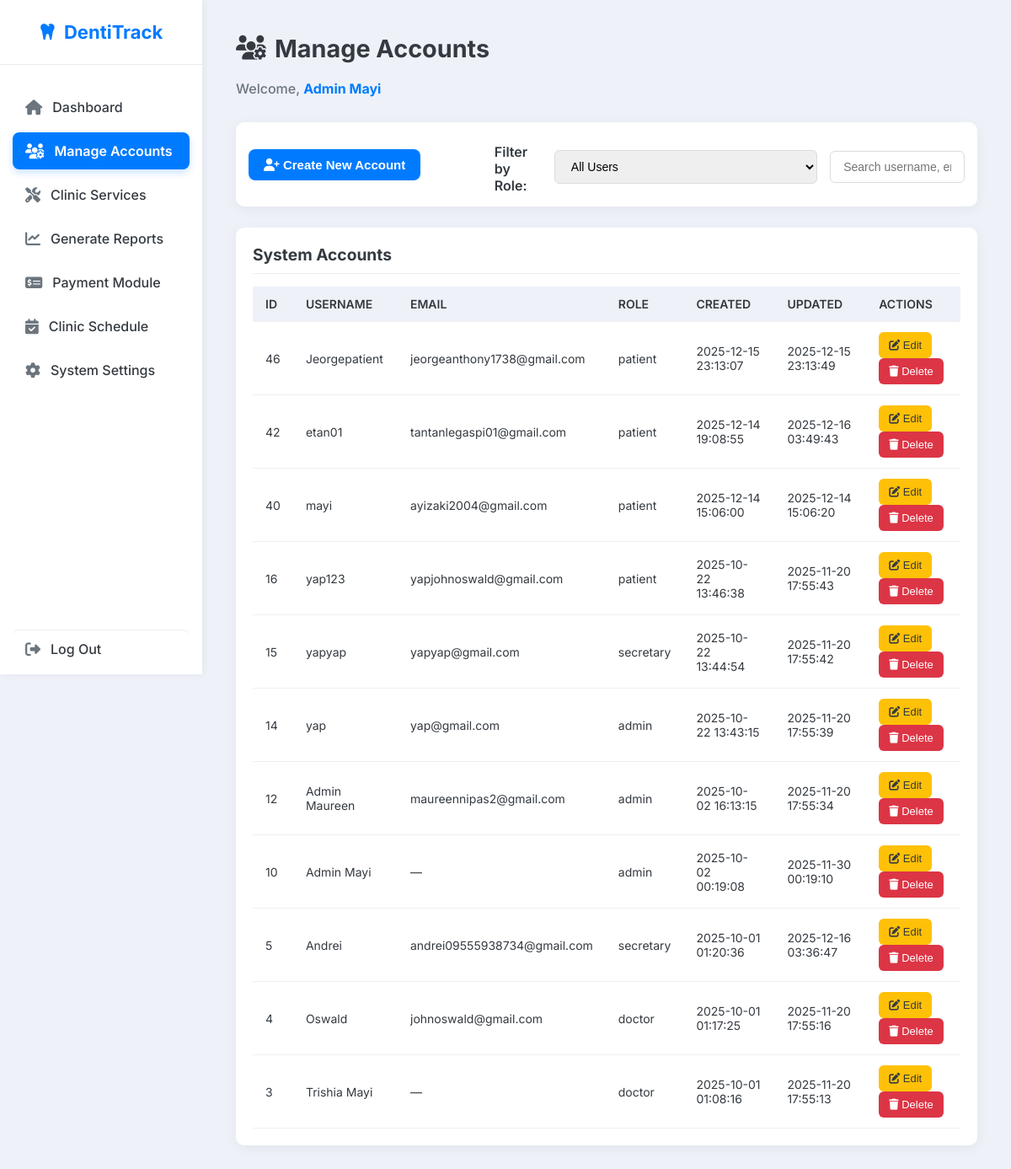
Screenshot of /admin/Manage_accounts/Manage_accounts.php (signed in) with the database file from the repository.
### tables this page shows
CREATE TABLE `users` (
  `user_id` int(11) NOT NULL,
  `username` varchar(50) NOT NULL,
  `email` varchar(255) DEFAULT NULL,
  `password_hash` varchar(255) NOT NULL,
  `otp_code` varchar(10) DEFAULT NULL,
  `otp_expiry` datetime DEFAULT NULL,
  `role` enum('patient','secretary','doctor','admin') NOT NULL,
  `created_at` datetime DEFAULT current_timestamp(),
  `updated_at` datetime DEFAULT current_timestamp() ON UPDATE current_timestamp(),
  `remember_token` varchar(255) DEFAULT NULL,
  `remember_selector` varchar(32) DEFAULT NULL,
  `verification_expiry` datetime DEFAULT NULL,
  `verification_token` varchar(6) DEFAULT NULL,
  `is_verified` tinyint(1) NOT NULL DEFAULT 0
);

### admin/Manage_Accounts/manage_accounts.php (the view, shortened to what this page needs)
<?php
require_once '../../config/db_pdo.php';
$admin_username = $_SESSION['username'];
$pdo->exec("SET time_zone = '+08:00'");
$sql = "SELECT user_id, username, email, role, created_at, updated_at
        FROM users
        ORDER BY created_at DESC";
try {
    $stmt = $pdo->prepare($sql);
    $stmt->execute();
    $all_users = $stmt->fetchAll(PDO::FETCH_ASSOC);
} catch (PDOException $e) {
    $all_users = [];
    $alertMessage = "Database Error: Failed to load user accounts. " . htmlspecialchars($e->getMessage());
}
?>
<!DOCTYPE html>
<html lang="en">
<head>
<link rel="stylesheet" href="https://cdnjs.cloudflare.com/ajax/libs/font-awesome/6.4.0/css/all.min.css">
</head>
<body>
    <nav class="sidebar" id="sidebar">
        <div class="sidebar-header">
            <i class="fas fa-tooth"></i> DentiTrack
        </div>
        <nav class="sidebar-nav">
            <a href="../Dashboard/admin_dashboard.php" ><i class="fas fa-home"></i> Dashboard</a>
            <a href="../Manage_accounts/Manage_accounts.php" class="active"><i class="fas fa-users-cog"></i> Manage Accounts</a>
            <a href="../Clinic_Services/clinic_services_admin.php"><i class="fas fa-tools"></i> Clinic Services</a>
            <a href="../Generate_Reports/generate_reports.php"><i class="fas fa-chart-line"></i> Generate Reports</a>
            <a href="../Payment_Module/payment_module.php"><i class="fas fa-money-check-dollar"></i> Payment Module</a>
            <a href="../Clinic_Scedule/clinic_schedule_admin.php"><i class="fas fa-calendar-check"></i> Clinic Schedule</a>
            <a href="../System_Settings/admin_settings.php"><i class="fas fa-gear"></i> System Settings</a>
        </nav>
        <a href="logout.php" class="logout"><i class="fas fa-sign-out-alt"></i> Log Out</a>
    </nav>
    <main class="main-content">
        <header>
            <h1><i class="fas fa-users-cog"></i> Manage Accounts</h1>
        </header>
        <p class="welcome">Welcome, <strong><?= htmlspecialchars($admin_username) ?></strong></p>
        <div class="control-bar">
            <button class="create-btn" onclick="openCreateModal()"><i class="fas fa-user-plus"></i> Create New Account</button>
            <div class="filter-group">
                <label for="roleFilter" class="hidden-on-mobile">Filter by Role:</label>
                <select id="roleFilter" onchange="searchAndFilter()">
                    <option value="all">All Users</option>
                </select>
                <div class="search-container">
                    <input type="text" id="searchInput" onkeyup="searchAndFilter()" placeholder="Search username, email, or role..." title="Type to search accounts">
                </div>
            </div>
        </div>
        <div class="account-table">
            <h2>System Accounts</h2>
            <?php if (count($all_users) > 0): ?>
                <table id="userTable">
                    <thead>
                        <tr>
                            <th>ID</th>
                            <th>Username</th>
                            <th>Email</th>
                            <th>Role</th>
                            <th>Created</th>
                            <th>Updated</th>
                            <th>Actions</th>
                        </tr>
                    </thead>
                    <tbody id="userTableBody">
                        <?php foreach ($all_users as $user): ?>
                            <tr data-role="<?= htmlspecialchars($user['role']) ?>">
                                <td><?= $user['user_id'] ?></td>
                                <td><?= htmlspecialchars($user['username']) ?></td>
                                <td><?= htmlspecialchars($user['email'] ?? '—') ?></td>
                                <td><?= htmlspecialchars($user['role']) ?></td>
                                <td><?= htmlspecialchars($user['created_at']) ?></td>
                                <td><?= htmlspecialchars($user['updated_at'] ?? '—') ?></td>
                                <td>
                                    <button class="edit" onclick="openEditModal(
                                        <?= $user['user_id'] ?>,
                                        '<?= htmlspecialchars(addslashes($user['username'])) ?>',
                                        '<?= htmlspecialchars(addslashes($user['email'] ?? '')) ?>',
                                        '<?= htmlspecialchars($user['role']) ?>'
                                    )">
                                        <i class="fas fa-edit"></i> Edit
                                    </button>
                                    <button class="delete" onclick="confirmDelete(<?= $user['user_id'] ?>)">
                                        <i class="fas fa-trash"></i> Delete
                                    </button>
                                </td>
                            </tr>
                        <?php endforeach; ?>
                    </tbody>
                </table>
            <?php else: ?>
                <p>No user accounts found in the system.</p>
            <?php endif; ?>
        </div>
    </main>
</body>
</html>

### admin/Manage_Accounts/manage_accounts.php (style rules this page uses)
:root { --sidebar-width: 240px; --primary-blue: #007bff; --secondary-blue: #0056b3; --text-dark: #343a40; --text-light: #6c757d; --bg-light: #f8f9fa; --bg-page: #eef2f8; --widget-bg: #ffffff; --alert-red: #dc3545; --success-green: #28a745; --accent-orange: #ffc107; }
html { scroll-behavior: smooth; }
body { margin: 0; font-family: 'Inter', sans-serif; background: var(--bg-page); color: var(--text-dark); min-height: 100vh; display: flex; overflow-x: hidden; }
.sidebar { width: var(--sidebar-width); background: var(--widget-bg); padding: 0; color: var(--text-dark); box-shadow: 2px 0 10px rgba(0,0,0,0.05); display: flex; flex-direction: column; position: fixed; height: 100vh; z-index: 1000; transition: transform 0.3s ease; }
.sidebar-header { padding: 25px; text-align: center; margin-bottom: 20px; font-size: 22px; font-weight: 700; color: var(--primary-blue); border-bottom: 1px solid #e9ecef; display: flex; justify-content: center; align-items: center; gap: 10px; }
.sidebar-nav { flex-grow: 1; padding: 0 15px; overflow-y: auto; -ms-overflow-style: none; scrollbar-width: none; }
.sidebar a { display: flex; align-items: center; gap: 12px; padding: 12px 15px; margin: 8px 0; color: var(--text-dark); text-decoration: none; font-weight: 500; border-radius: 8px; transition: background-color 0.3s ease, color 0.3s ease; }
.sidebar a.active { background-color: var(--primary-blue); color: white; font-weight: 600; box-shadow: 0 4px 8px rgba(0, 123, 255, 0.2); }
.sidebar a.active i { color: white; }
.sidebar a i { font-size: 18px; color: var(--text-light); transition: color 0.3s ease; }
.sidebar .logout { margin-top: auto; border-top: 1px solid #e9ecef; padding: 12px 15px; margin: 8px 15px; border-radius: 8px; display: flex; align-items: center; gap: 12px; color: var(--text-dark); font-weight: 500; transition: background-color 0.3s ease, color 0.3s ease; }
.main-content { flex: 1; margin-left: var(--sidebar-width); padding: 40px; background: var(--bg-page); overflow-y: auto; }
header h1 { font-size: 1.8rem; color: var(--text-dark); font-weight: 700; margin: 0 0 20px 0; display: flex; align-items: center; gap: 10px; }
.welcome { font-size: 1rem; margin-bottom: 30px; font-weight: 500; color: var(--text-light); }
.welcome strong { color: var(--primary-blue); }
.create-btn { background-color: var(--primary-blue); color: white; padding: 10px 18px; font-size: 15px; border-radius: 8px; border: none; cursor: pointer; transition: background-color 0.3s, transform 0.1s; font-weight: 600; }
.control-bar { display: flex; justify-content: space-between; align-items: center; margin-bottom: 25px; padding: 15px; background: var(--widget-bg); border-radius: 10px; box-shadow: 0 4px 15px rgba(0, 0, 0, 0.05); }
.filter-group { display: flex; gap: 15px; align-items: center; }
#roleFilter, #searchInput { padding: 10px 15px; border: 1px solid #dcdcdc; border-radius: 6px; font-size: 14px; transition: border-color 0.3s; }
.search-container { position: relative; width: 300px; }
.account-table { background: var(--widget-bg); padding: 20px; border-radius: 10px; box-shadow: 0 4px 15px rgba(0, 0, 0, 0.05); }
.account-table h2 { font-size: 1.2rem; color: var(--text-dark); margin-top: 0; margin-bottom: 15px; border-bottom: 1px solid #eee; padding-bottom: 10px; }
table { width: 100%; border-collapse: collapse; }
th, td { padding: 12px 15px; border-bottom: 1px solid #f0f0f0; text-align: left; font-size: 14px; }
th { background: var(--bg-page); color: var(--text-dark); font-weight: 600; text-transform: uppercase; }
.edit, .delete { border: none; padding: 8px 12px; border-radius: 6px; cursor: pointer; font-size: 13px; transition: background-color 0.3s, color 0.3s; margin-right: 5px; }
.edit { background: var(--accent-orange); color: var(--text-dark); }
.delete { background: var(--alert-red); color: white; }
label { display: block; margin-top: 10px; font-weight: 600; color: var(--text-dark); }
input[type="text"], input[type="email"], input[type="password"], select { padding: 10px; font-size: 15px; border: 1px solid #ccc; border-radius: 6px; width: 100%; margin-top: 5px; box-sizing: border-box; }

### rows the page displays
users: user_id "46", username "Jeorgepatient", email "jeorgeanthony1738@gmail.com", role "patient", created_at "2025-12-15 23:13:07", updated_at "2025-12-15 23:13:49"
users: user_id "42", username "etan01", email "tantanlegaspi01@gmail.com", role "patient", created_at "2025-12-14 19:08:55", updated_at "2025-12-16 03:49:43"
users: user_id "40", username "mayi", email "ayizaki2004@gmail.com", role "patient", created_at "2025-12-14 15:06:00", updated_at "2025-12-14 15:06:20"
users: user_id "16", username "yap123", email "yapjohnoswald@gmail.com", role "patient", created_at "2025-10-22 13:46:38", updated_at "2025-11-20 17:55:43"
users: user_id "15", username "yapyap", email "yapyap@gmail.com", role "secretary", created_at "2025-10-22 13:44:54", updated_at "2025-11-20 17:55:42"
users: user_id "14", username "yap", email "yap@gmail.com", role "admin", created_at "2025-10-22 13:43:15", updated_at "2025-11-20 17:55:39"
users: user_id "12", username "Admin Maureen", email "maureennipas2@gmail.com", role "admin", created_at "2025-10-02 16:13:15", updated_at "2025-11-20 17:55:34"
users: user_id "10", username "Admin Mayi", email "—", role "admin", created_at "2025-10-02 00:19:08", updated_at "2025-11-30 00:19:10"
users: user_id "5", username "Andrei", email "andrei09555938734@gmail.com", role "secretary", created_at "2025-10-01 01:20:36", updated_at "2025-12-16 03:36:47"
users: user_id "4", username "Oswald", email "johnoswald@gmail.com", role "doctor", created_at "2025-10-01 01:17:25", updated_at "2025-11-20 17:55:16"
users: user_id "3", username "Trishia Mayi", email "—", role "doctor", created_at "2025-10-01 01:08:16", updated_at "2025-11-20 17:55:13"

### other values shown
$admin_username "Admin Mayi"
